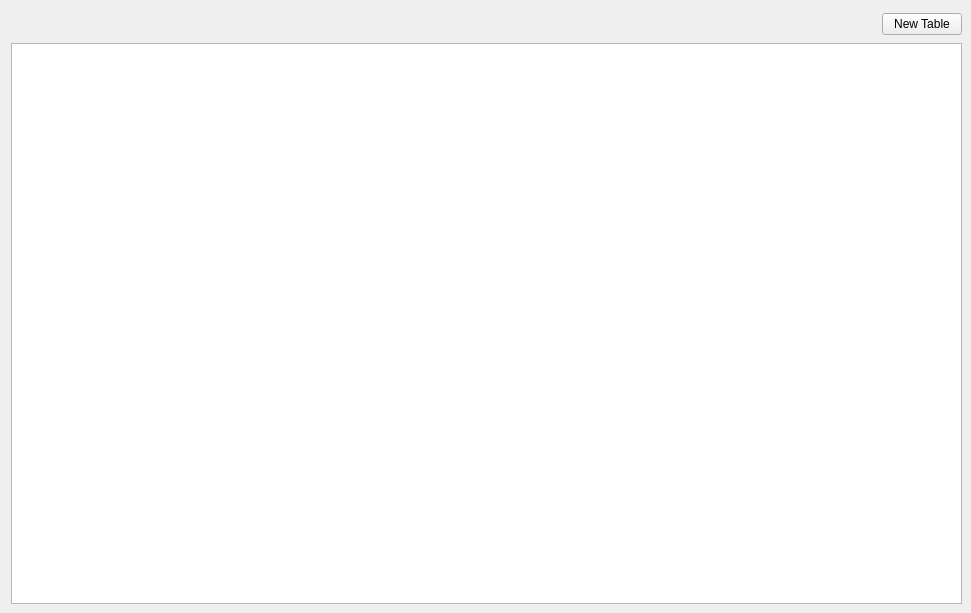
      <widget class="QWidget" name="tab_tables">
       <attribute name="title">
        <string>Tables</string>
       </attribute>
       <widget class="TablesView" name="tableview_tables">
        <property name="geometry">
         <rect>
          <x>11</x>
          <y>43</y>
          <width>951</width>
          <height>561</height>
         </rect>
        </property>
        <property name="sizeAdjustPolicy">
         <enum>QAbstractScrollArea::AdjustIgnored</enum>
        </property>
        <property name="sortingEnabled">
         <bool>true</bool>
        </property>
        <attribute name="horizontalHeaderStretchLastSection">
         <bool>true</bool>
        </attribute>
        <attribute name="verticalHeaderVisible">
         <bool>false</bool>
        </attribute>
        <attribute name="verticalHeaderStretchLastSection">
         <bool>true</bool>
        </attribute>
       </widget>
       <widget class="QWidget" name="layoutWidget_5">
        <property name="geometry">
         <rect>
          <x>11</x>
          <y>11</y>
          <width>951</width>
          <height>26</height>
         </rect>
        </property>
        <layout class="QHBoxLayout" name="horizontalLayout_7">
         <item>
          <spacer name="horizontalSpacer_7">
           <property name="orientation">
            <enum>Qt::Horizontal</enum>
           </property>
           <property name="sizeHint" stdset="0">
            <size>
             <width>828</width>
             <height>20</height>
            </size>
           </property>
          </spacer>
         </item>
         <item>
          <widget class="QPushButton" name="addTableButton">
           <property name="sizePolicy">
            <sizepolicy hsizetype="Fixed" vsizetype="Fixed">
             <horstretch>0</horstretch>
             <verstretch>0</verstretch>
            </sizepolicy>
           </property>
           <property name="text">
            <string> New Table </string>
           </property>
          </widget>
         </item>
        </layout>
       </widget>
      </widget>
